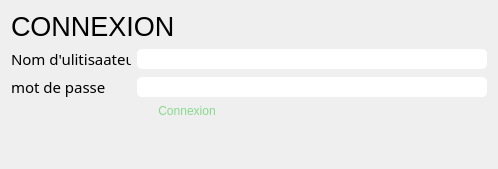
      <widget class="QWidget" name="accueil">
       <property name="styleSheet">
        <string notr="true"/>
       </property>
       <layout class="QVBoxLayout" name="verticalLayout_2">
        <item>
         <layout class="QVBoxLayout" name="accueilLayout">
          <item>
           <widget class="QLabel" name="label">
            <property name="maximumSize">
             <size>
              <width>16777215</width>
              <height>100</height>
             </size>
            </property>
            <property name="font">
             <font>
              <pointsize>20</pointsize>
             </font>
            </property>
            <property name="text">
             <string>CONNEXION</string>
            </property>
           </widget>
          </item>
          <item>
           <layout class="QGridLayout" name="gridLayout">
            <item row="0" column="1">
             <widget class="QLineEdit" name="un">
              <property name="sizePolicy">
               <sizepolicy hsizetype="Preferred" vsizetype="Fixed">
                <horstretch>0</horstretch>
                <verstretch>0</verstretch>
               </sizepolicy>
              </property>
              <property name="minimumSize">
               <size>
                <width>350</width>
                <height>20</height>
               </size>
              </property>
              <property name="maximumSize">
               <size>
                <width>350</width>
                <height>16777215</height>
               </size>
              </property>
              <property name="styleSheet">
               <string notr="true">border-radius: 5px;
</string>
              </property>
             </widget>
            </item>
            <item row="0" column="0">
             <widget class="QLabel" name="label_2">
              <property name="maximumSize">
               <size>
                <width>120</width>
                <height>16777215</height>
               </size>
              </property>
              <property name="font">
               <font>
                <family>Arial Unicode MS</family>
                <pointsize>11</pointsize>
               </font>
              </property>
              <property name="text">
               <string>Nom d'ulitisaateur</string>
              </property>
             </widget>
            </item>
            <item row="1" column="1">
             <widget class="QLineEdit" name="pass">
              <property name="sizePolicy">
               <sizepolicy hsizetype="Preferred" vsizetype="Fixed">
                <horstretch>0</horstretch>
                <verstretch>0</verstretch>
               </sizepolicy>
              </property>
              <property name="minimumSize">
               <size>
                <width>0</width>
                <height>20</height>
               </size>
              </property>
              <property name="maximumSize">
               <size>
                <width>350</width>
                <height>16777215</height>
               </size>
              </property>
              <property name="styleSheet">
               <string notr="true">border-radius: 5px;</string>
              </property>
              <property name="echoMode">
               <enum>QLineEdit::Password</enum>
              </property>
             </widget>
            </item>
            <item row="1" column="0">
             <widget class="QLabel" name="label_3">
              <property name="font">
               <font>
                <family>Arial Unicode MS</family>
                <pointsize>11</pointsize>
               </font>
              </property>
              <property name="text">
               <string>mot de passe</string>
              </property>
             </widget>
            </item>
            <item row="2" column="1">
             <widget class="QPushButton" name="connexionbtn">
              <property name="enabled">
               <bool>false</bool>
              </property>
              <property name="sizePolicy">
               <sizepolicy hsizetype="Preferred" vsizetype="Fixed">
                <horstretch>0</horstretch>
                <verstretch>0</verstretch>
               </sizepolicy>
              </property>
              <property name="maximumSize">
               <size>
                <width>100</width>
                <height>16777215</height>
               </size>
              </property>
              <property name="styleSheet">
               <string notr="true">color: rgb(136, 216, 141);
backgound-color: rgb(138, 238, 167);
border-radius: 2px;</string>
              </property>
              <property name="text">
               <string>Connexion</string>
              </property>
              <property name="flat">
               <bool>false</bool>
              </property>
             </widget>
            </item>
           </layout>
          </item>
         </layout>
        </item>
        <item>
         <spacer name="verticalSpacer">
          <property name="orientation">
           <enum>Qt::Vertical</enum>
          </property>
          <property name="sizeType">
           <enum>QSizePolicy::Preferred</enum>
          </property>
          <property name="sizeHint" stdset="0">
           <size>
            <width>20</width>
            <height>40</height>
           </size>
          </property>
         </spacer>
        </item>
       </layout>
      </widget>
